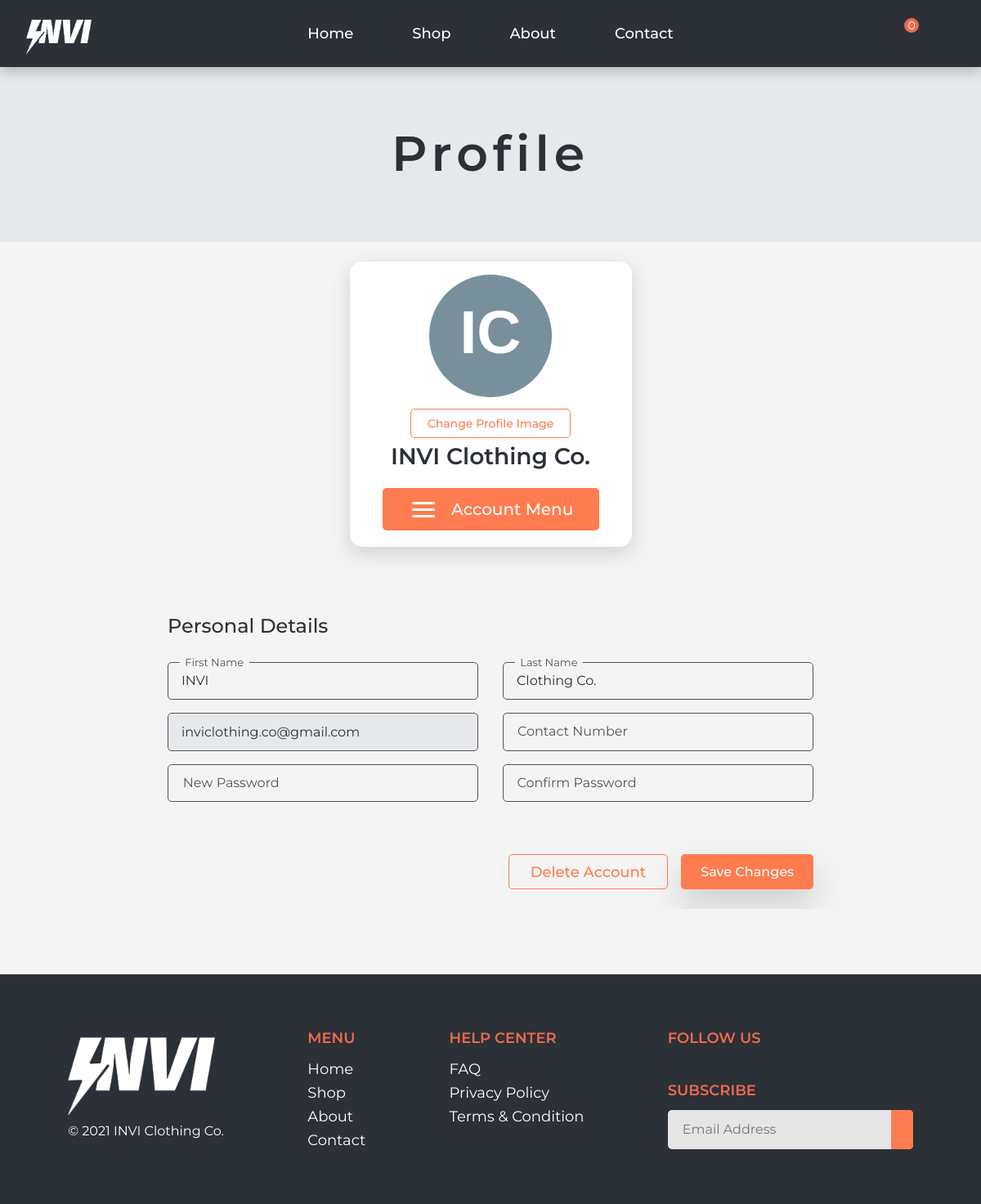
Page /dist/profile.php?ID=1 (signed in) on the committed database.
### tables this page shows
CREATE TABLE `account_table` (
  `ID` int(11) NOT NULL AUTO_INCREMENT,
  `firstName` varchar(255) NOT NULL,
  `lastName` varchar(255) NOT NULL,
  `email` varchar(255) NOT NULL,
  `password` varchar(255) NOT NULL,
  `contactNumber` varchar(255) DEFAULT NULL,
  `profileImg` varchar(255) DEFAULT NULL,
  `access` varchar(255) NOT NULL,
  PRIMARY KEY (`ID`)
);

### class/webstoreclass.php (called while the page is built, shortened)
<?php
class WebStore
{
  private $server = "mysql:host=localhost;dbname=invi-clothing_database;port=3307";
  private $user = "root";
  private $pass = "";
  private $options = [
    PDO::ATTR_ERRMODE => PDO::ERRMODE_EXCEPTION,
    PDO::ATTR_DEFAULT_FETCH_MODE => PDO::FETCH_ASSOC,
  ];
  public function openConnection()
  {
    try {
      $this->con = new PDO(
        $this->server,
        $this->user,
        $this->pass,
        $this->options
      );
      return $this->con;
    } catch (PDOException $e) {
      echo "There is some problem in the connection :" . $e->getMessage();
    }
  }
  public function setProfile()
  {
    $ID = $_GET["ID"];
    $connection = $this->openConnection();
    $stmt = $connection->prepare(
      "SELECT * FROM account_table WHERE ID = '$ID'"
    );
    $stmt->execute();
    $user = $stmt->fetch();
    $userCount = $stmt->rowCount();
    if ($userCount > 0) {
      return $user;
    } else {
      return $this->show_404();
    }
  }
}
?>

### dist/profile.php (the view, shortened to what this page needs)
<?php
require_once "../class/webstoreclass.php";
$store->delete_userdata();
$userProfile = $store->setProfile();
$title = "Profile";
include_once "../includes/header.php";
?>
  <body>
    <div class="page-container">
      <?php include_once "../includes/navbar.php"; ?>
      <main>
        <section id="profile">
          <div data-sal="zoom-out" data-sal-duration="1200" data-sal-delay="200" data-sal-easing="ease-out-bounce" class="banner">Profile</div>
          <div class="container">
            <div class="profile-wrapper">
              <?php include_once "../includes/profilesummary.php"; ?>
              <div data-sal="zoom-in" data-sal-duration="1200" data-sal-delay="200" data-sal-easing="ease-out-bounce" class="customer-details">
                <h4>Personal Details</h4>
                <form method="post" enctype="multipart/form-data">
                  <div class="input-group">
                    <div class="input-field">
                      <input type="text" name="firstName" class="input" placeholder=" " value="<?= $userProfile[
                        "firstName"
                      ] ?>" />
                      <label class="form-label">First Name</label>
                    </div>
                    <div class="input-field">
                      <input type="text" name="lastName" class="input" placeholder=" " value="<?= $userProfile[
                        "lastName"
                      ] ?>" />
                      <label class="form-label">Last Name</label>
                    </div>
                  </div>
                  <div class="input-group">
                    <div class="input-field">
                      <input type="text" name="email" class="input disabled"
                      value="<?= $userProfile["email"] ?>" />
                    </div>
                    <div class="input-field">
                      <input type="text" name="contactNumber" class="input" placeholder=" "
                        value="<?= $userProfile["contactNumber"] ?>" />
                      <label class="form-label">Contact Number</label>
                    </div>
                  </div>
                  <div class="input-group">
                    <div class="input-field">
                      <input
                        type="password"
                        name="newPass"
                        id="signup-pass-input"
                        class="input password"
                        placeholder=" "
                      />
                      <label class="form-label">New Password</label>
                      <button type="button" class="show-password signup-show-pass signup-show-invisible">
                      </button>
                    </div>
                    <div class="input-field">
                      <input type="password" name="confirmPass" id="confirm-password-input" class="input password" placeholder=" "/>
                      <label class="form-label">Confirm Password</label>
                      <button type="button" class="show-password signup-show-confirmpass confirm-invisible">
                      </button>
                    </div>
                  </div>
                  <div class="button-container">
                    <button
                      type="button"
                      id="deleteBtn"
                      class="btn outline-primary-btn del-btn"
                    >
                      Delete Account
                    </button>
                    <button type="submit" name="update" class="btn primary-btn update-btn">
                      Save Changes
                    </button>
                  </div>
                </form>
              </div>
            </div>
          </div>
        </section>
      </main>
      <?php require_once "../includes/footer.php"; ?>
    </div>
  </body>
</html>

### includes/profilesummary.php (shortened to what this page needs)
<div data-sal="slide-right" data-sal-duration="1200" data-sal-delay="200" data-sal-easing="ease-out-bounce" class="profile-summary">
  <div class="user">
    <?php if ($userProfile) { ?>
      <?php if (
        is_null($userProfile["profileImg"]) ||
        empty($userProfile["profileImg"])
      ) { ?>
        <img alt="Profile image" class="avatar">
      <?php } else { ?>
        <img src="./assets/img/<?= $userProfile[
          "profileImg"
        ] ?>" alt="Profile image" class="avatar-img">
      <?php } ?>
    <?php } ?>
    <?php if ($title === "Profile") { ?>
      <label class="btn outline-primary-btn change-img" for="avatarImg">
        Change Profile Image
      </label>
    <?php } ?>
    <p class="user-name"><?= $userProfile["firstName"] .
      " " .
      $userProfile["lastName"] ?></p>
  </div>
  <div class="account-menu">
    <div class="burger-menu">
      <div class="line1"></div>
      <div class="line2"></div>
      <div class="line3"></div>
    </div>
    Account Menu
  </div>
</div>

### rows in the picture
account_table: firstName "INVI", lastName "Clothing Co.", email "inviclothing.co@gmail.com"
